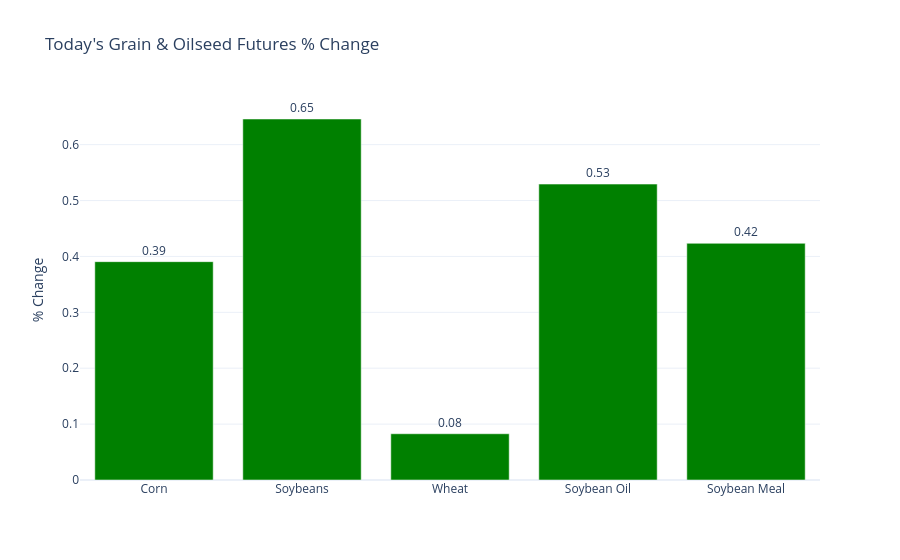

Notebook source saved alongside this figure:
### Code cell
"""
US Weather Heatmap vs Grain & Oilseed Futures Prices
======================================================

Builds a same-day comparison between:
1. Current weather (temp + precip) across major US grain-growing states
2. Today's price/% change in grain & oilseed futures

Run on your own machine (needs internet access to Open-Meteo + Yahoo Finance).

SETUP:
    pip install requests pandas plotly yfinance

Then run:
    python us_weather_vs_grain_prices.py
"""

import requests
import pandas as pd
import plotly.express as px
import plotly.graph_objects as go
import yfinance as yf


# ---------------------------------------------------------------------------
# 1. GROWING REGIONS -- representative lat/lon per major producing state
# ---------------------------------------------------------------------------

GROWING_REGIONS = {
    # State           (lat,     lon,      primary crops)
    "Iowa":           (41.878, -93.098,  "Corn / Soybeans"),
    "Illinois":       (40.349, -88.986,  "Corn / Soybeans"),
    "Nebraska":       (41.493, -99.901,  "Corn / Soybeans"),
    "Minnesota":      (45.694, -93.900,  "Corn / Soybeans"),
    "Indiana":        (40.267, -86.135,  "Corn / Soybeans"),
    "Kansas":         (38.500, -98.000,  "Wheat"),
    "South Dakota":   (44.500, -100.226, "Corn / Soybeans / Wheat"),
    "Ohio":           (40.417, -82.907,  "Corn / Soybeans"),
    "Missouri":       (38.457, -92.189,  "Corn / Soybeans"),
    "North Dakota":   (47.551, -101.002, "Wheat / Soybeans"),
    "Texas":          (31.968, -99.902,  "Wheat / Cotton"),
    "Oklahoma":       (35.467, -97.516,  "Wheat"),
}


# ---------------------------------------------------------------------------
# 2. FETCH CURRENT WEATHER PER REGION
# ---------------------------------------------------------------------------

def fetch_current_weather(lat, lon):
    """
    Pulls today's max temperature (C) and precipitation sum (mm) using
    Open-Meteo -- free, no API key required.
    """
    url = "https://api.open-meteo.com/v1/forecast"
    params = {
        "latitude": lat,
        "longitude": lon,
        "daily": "temperature_2m_max,precipitation_sum",
        "forecast_days": 1,
        "timezone": "auto",
    }
    resp = requests.get(url, params=params, timeout=10)
    resp.raise_for_status()
    daily = resp.json()["daily"]
    return {
        "temp_max_c": daily["temperature_2m_max"][0],
        "precip_mm": daily["precipitation_sum"][0],
    }


def build_weather_dataframe():
    rows = []
    for state, (lat, lon, crops) in GROWING_REGIONS.items():
        try:
            w = fetch_current_weather(lat, lon)
            rows.append({
                "state": state,
                "lat": lat,
                "lon": lon,
                "crops": crops,
                "temp_max_c": w["temp_max_c"],
                "temp_max_f": w["temp_max_c"] * 9 / 5 + 32,
                "precip_mm": w["precip_mm"],
            })
        except Exception as e:
            print(f"Weather fetch failed for {state}: {e}")
    return pd.DataFrame(rows)


# ---------------------------------------------------------------------------
# 3. FETCH TODAY'S GRAIN / OILSEED FUTURES PRICES
# ---------------------------------------------------------------------------

GRAIN_OILSEED_TICKERS = {
    "ZC=F": "Corn",
    "ZS=F": "Soybeans",
    "ZW=F": "Wheat",
    "ZL=F": "Soybean Oil",
    "ZM=F": "Soybean Meal",
}


def fetch_futures_snapshot():
    rows = []
    for ticker, name in GRAIN_OILSEED_TICKERS.items():
        t = yf.Ticker(ticker)
        info = t.fast_info
        last_price = info.get("lastPrice")
        prev_close = info.get("previousClose")
        change = (last_price - prev_close) if last_price and prev_close else None
        change_pct = (change / prev_close * 100) if change and prev_close else None
        rows.append({
            "Symbol": ticker,
            "Name": name,
            "Price": last_price,
            "Change": change,
            "Change %": change_pct,
        })
    return pd.DataFrame(rows)


# ---------------------------------------------------------------------------
# 4. VISUALIZE -- weather heatmap + price bar chart side by side
# ---------------------------------------------------------------------------

def plot_weather_heatmap(weather_df, metric="temp_max_f"):
    """
    metric: 'temp_max_f' for heat map, or 'precip_mm' for rainfall map
    """
    color_scale = "YlOrRd" if metric == "temp_max_f" else "Blues"
    label = "Max Temp (F)" if metric == "temp_max_f" else "Precipitation (mm)"

    fig = px.scatter_geo(
        weather_df,
        lat="lat",
        lon="lon",
        color=metric,
        size=[20] * len(weather_df),
        hover_name="state",
        hover_data={"crops": True, "temp_max_f": True, "precip_mm": True,
                    "lat": False, "lon": False},
        color_continuous_scale=color_scale,
        scope="usa",
        title=f"US Grain Belt Weather Today -- {label}",
    )
    fig.update_geos(showland=True, landcolor="rgb(240,240,240)")
    return fig


def plot_price_changes(futures_df):
    colors = ["green" if x >= 0 else "red" for x in futures_df["Change %"]]
    fig = go.Figure(go.Bar(
        x=futures_df["Name"],
        y=futures_df["Change %"],
        marker_color=colors,
        text=futures_df["Change %"].round(2),
        textposition="outside",
    ))
    fig.update_layout(
        title="Today's Grain & Oilseed Futures % Change",
        yaxis_title="% Change",
        template="plotly_white",
    )
    return fig


# ---------------------------------------------------------------------------
# MAIN
# ---------------------------------------------------------------------------

def main():
    print("Fetching weather data across grain belt states...")
    weather_df = build_weather_dataframe()
    print(weather_df)

    print("\nFetching today's grain & oilseed futures prices...")
    futures_df = fetch_futures_snapshot()
    print(futures_df)

    print("\nBuilding visualizations...")
    heat_fig = plot_weather_heatmap(weather_df, metric="temp_max_f")
    heat_fig.write_html("weather_heatmap_temp.html")
    heat_fig.show()

    rain_fig = plot_weather_heatmap(weather_df, metric="precip_mm")
    rain_fig.write_html("weather_heatmap_precip.html")
    rain_fig.show()

    price_fig = plot_price_changes(futures_df)
    price_fig.write_html("futures_price_changes.html")
    price_fig.show()

    # Simple flag: states that are both hot AND dry today
    weather_df["stress_flag"] = (weather_df["temp_max_f"] > 90) & (weather_df["precip_mm"] < 2)
    stressed_states = weather_df[weather_df["stress_flag"]]["state"].tolist()

    print(f"\nStates showing hot+dry stress today: {stressed_states}")
   
if __name__ == "__main__":
    main()

### Figure 1 — Plotly figure (JSON) as saved in the notebook; plotly's stock layout.template omitted (floating-point values rounded to 4 significant figures)
{"data": [{"marker": {"color": ["green", "green", "green", "green", "green"]}, "text": [0.39, 0.65, 0.08, 0.53, 0.42], "textposition": "outside", "type": "bar", "x": ["Corn", "Soybeans", "Wheat", "Soybean Oil", "Soybean Meal"], "y": [0.3906, 0.6459, 0.08275, 0.5294, 0.4234]}], "layout": {"title": {"text": "Today's Grain & Oilseed Futures % Change"}, "yaxis": {"title": {"text": "% Change"}}}}
